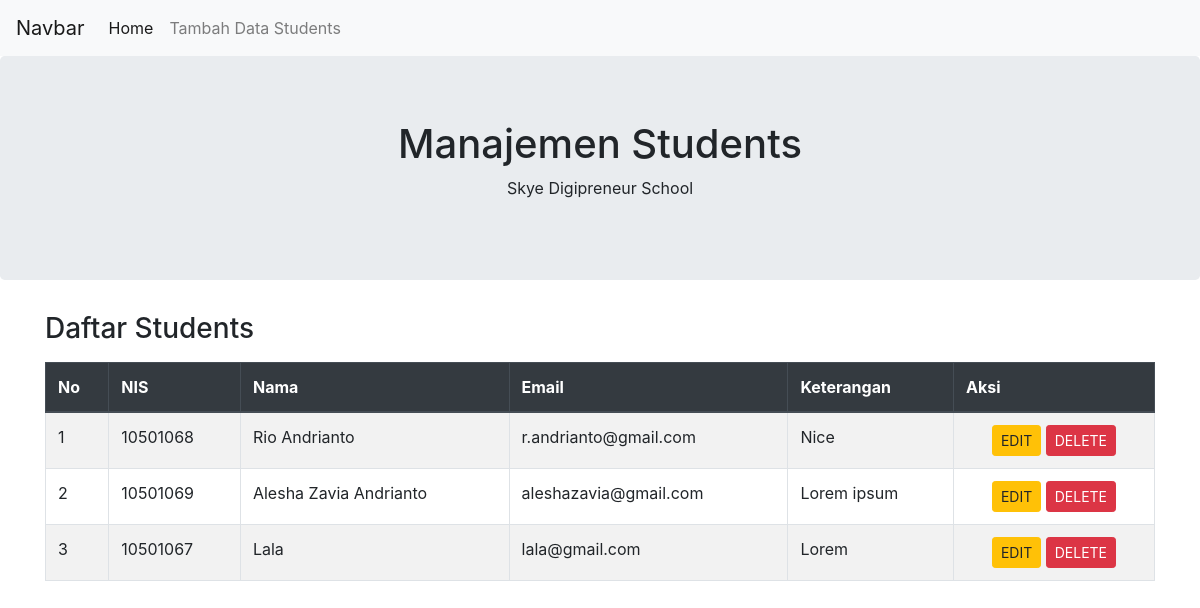
The page / on the database its author committed.
### tables this page shows
CREATE TABLE IF NOT EXISTS `students` (
  `id` int NOT NULL AUTO_INCREMENT,
  `nis` varchar(11) NOT NULL,
  `nama` varchar(100) NOT NULL,
  `email` varchar(50) NOT NULL,
  `keterangan` text NOT NULL,
  PRIMARY KEY (`id`)
);

### index.php (the view, shortened to what this page needs)
<?php
include('koneksi.php');
?>
<!DOCTYPE html>
<html>
<head>
    <link rel="stylesheet" href="bootstrap/css/bootstrap.css">
</head>
<body>
<nav class="navbar navbar-expand-lg navbar-light bg-light">
        <a class="navbar-brand" href="#">Navbar</a>
        <div class="collapse navbar-collapse" id="navbarNavAltMarkup">
            <div class="navbar-nav">
                <a class="nav-link active" href="#">Home <span class="sr-only">(current)</span></a>
                <a class="nav-link" href="tambah.php">Tambah Data Students</a>
            </div>
        </div>
    </nav>
    <div class="jumbotron text-center">
        <h1>Manajemen Students</h1>
        <p>Skye Digipreneur School</p>
    </div>
    <div class="container mt-4">
        <h3 class="mb-3">Daftar Students</h3>
        <div class="table-responsive">
            <table class="table table-bordered table-striped">
                <thead class="thead-dark">
                    <tr>
                        <th>No</th>
                        <th>NIS</th>
                        <th>Nama</th>
                        <th>Email</th>
                        <th>Keterangan</th>
                        <th>Aksi</th>
                    </tr>
                </thead>
                <tbody>
                    <?php
                    $no = 1;
                    $sql = "SELECT * FROM students";
                    $data = mysqli_query($conn, $sql);
                    if ($data) {
                        while ($tampilkan = mysqli_fetch_array($data)) {
                            echo "<tr>";
                            echo "<td>" . $no++ . "</td>";
                            echo "<td>" . $tampilkan['nis'] . "</td>";
                            echo "<td>" . $tampilkan['nama'] . "</td>";
                            echo "<td>" . $tampilkan['email'] . "</td>";
                            echo "<td>" . $tampilkan['keterangan'] . "</td>";
                            echo "<td align='center'>";
                    ?>
                            <a href="edit.php?id=<?php echo $tampilkan['id']; ?>"><button class="btn btn-warning btn-sm">EDIT</button></a>
                            <a href="hapus.php?id=<?php echo $tampilkan['id']; ?>"><button class="btn btn-danger btn-sm">DELETE</button></a>
                    <?php
                            echo "</td>";
                            echo "</tr>";
                        }
                    } else {
                        echo "Error: " . mysqli_error($conn);
                    }
                    ?>
                </tbody>
            </table>
        </div>
    </div>
</body>
</html>

### rows shown on the page
students: nis "10501068", nama "Rio Andrianto", email "r.andrianto@gmail.com", keterangan "Nice"
students: nis "10501069", nama "Alesha Zavia Andrianto", email "aleshazavia@gmail.com", keterangan "Lorem ipsum"
students: nis "10501067", nama "Lala", email "lala@gmail.com", keterangan "Lorem"
